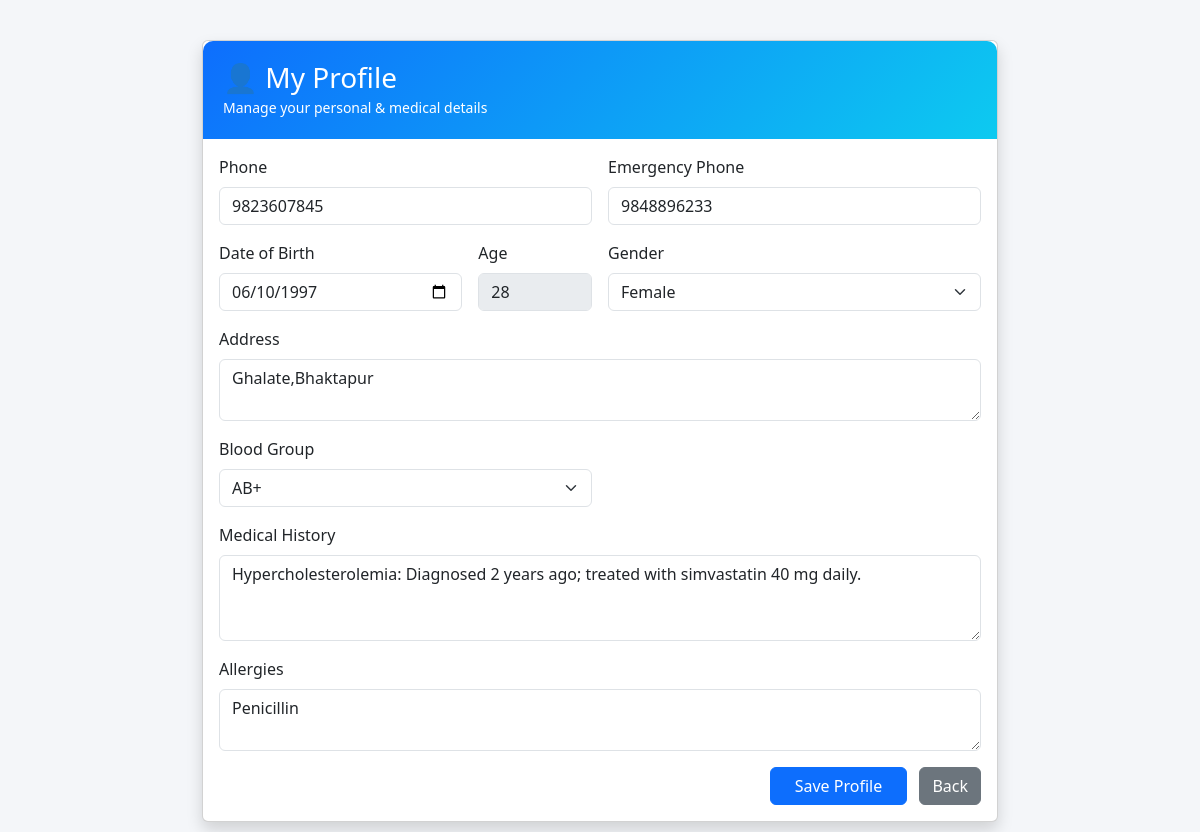
The page /patient/profile.php (signed in) on the database its author committed.
### tables this page shows
CREATE TABLE `patients` (
  `id` int(11) NOT NULL,
  `user_id` int(11) NOT NULL,
  `phone` varchar(15) DEFAULT NULL,
  `date_of_birth` date NOT NULL,
  `gender` enum('male','female','other') NOT NULL,
  `address` text NOT NULL,
  `emergency_contact` varchar(100) NOT NULL,
  `emergency_phone` varchar(20) NOT NULL,
  `medical_history` text DEFAULT NULL,
  `blood_group` varchar(10) DEFAULT NULL,
  `allergies` text DEFAULT NULL,
  `age` varchar(10) DEFAULT NULL
);

### patient/profile.php (the view, shortened to what this page needs)
<?php
require_once '../config/database.php';
$user_id = $_SESSION['user_id'];
$stmt = $conn->prepare("
    SELECT phone, date_of_birth, gender, address,
           emergency_phone, medical_history, blood_group, allergies
    FROM patients WHERE user_id = ?
");
$stmt->bind_param("i", $user_id);
$stmt->execute();
$data = $stmt->get_result()->fetch_assoc();
$patient = $data ?? [
    'phone' => '',
    'date_of_birth' => '',
    'gender' => '',
    'address' => '',
    'emergency_phone' => '',
    'medical_history' => '',
    'blood_group' => '',
    'allergies' => ''
];
$age = '';
if (!empty($patient['date_of_birth'])) {
    $age = (new DateTime())->diff(new DateTime($patient['date_of_birth']))->y;
}
?>
<!DOCTYPE html>
<html lang="en">
<head>
<link href="https://cdn.jsdelivr.net/npm/bootstrap@5.3.2/dist/css/bootstrap.min.css" rel="stylesheet">
</head>
<body>
<div class="container profile-card">
    <div class="card shadow">
        <div class="profile-header">
            <h3 class="mb-0">👤 My Profile</h3>
            <small>Manage your personal & medical details</small>
        </div>
        <div class="card-body">
            <form method="POST" class="row g-3">
                <div class="col-md-6">
                    <label class="form-label">Phone</label>
                    <input type="text" name="phone" class="form-control"
                           value="<?= htmlspecialchars($patient['phone'] ?? '') ?>">
                </div>
                <div class="col-md-6">
                    <label class="form-label">Emergency Phone</label>
                    <input type="text" name="emergency_phone" class="form-control"
                           value="<?= htmlspecialchars($patient['emergency_phone'] ?? '') ?>">
                </div>
                <div class="col-md-4">
                    <label class="form-label">Date of Birth</label>
                    <input type="date" name="date_of_birth" class="form-control"
                           value="<?= htmlspecialchars($patient['date_of_birth'] ?? '') ?>">
                </div>
                <div class="col-md-2">
                    <label class="form-label">Age</label>
                    <input type="text" class="form-control" value="<?= $age ?>" disabled>
                </div>
                <div class="col-md-6">
                    <label class="form-label">Gender</label>
                    <select name="gender" class="form-select">
                        <option value="female" <?= ($patient['gender'] ?? '')==='female'?'selected':'' ?>>Female</option>
                    </select>
                </div>
                <div class="col-12">
                    <label class="form-label">Address</label>
                    <textarea name="address" class="form-control" rows="2"><?= htmlspecialchars($patient['address'] ?? '') ?></textarea>
                </div>
                <div class="col-md-6">
                    <label class="form-label">Blood Group</label>
                    <select name="blood_group" class="form-select">
                        <?php
                        foreach (['A+','A-','B+','B-','AB+','AB-','O+','O-'] as $bg) {
                            $sel = (($patient['blood_group'] ?? '') === $bg) ? 'selected' : '';
                            echo "<option value='$bg' $sel>$bg</option>";
                        }
                        ?>
                    </select>
                </div>
                <div class="col-12">
                    <label class="form-label">Medical History</label>
                    <textarea name="medical_history" class="form-control" rows="3"><?= htmlspecialchars($patient['medical_history'] ?? '') ?></textarea>
                </div>
                <div class="col-12">
                    <label class="form-label">Allergies</label>
                    <textarea name="allergies" class="form-control" rows="2"><?= htmlspecialchars($patient['allergies'] ?? '') ?></textarea>
                </div>
                <div class="col-12 text-end">
                    <button class="btn btn-primary px-4">Save Profile</button>
                    <a href="patient-dashboard.php" class="btn btn-secondary ms-2">Back</a>
                </div>
            </form>
        </div>
    </div>
</div>
</body>
</html>

### patient/profile.php (style rules this page uses)
body { background: #f4f6f9; }
.profile-card { max-width: 820px; margin: 40px auto; }
.profile-header { background: linear-gradient(135deg, #0d6efd, #0dcaf0); color: white; padding: 20px; border-radius: 10px 10px 0 0; }

### rows shown on the page
patients: phone "9823607845", emergency_phone "9848896233", date_of_birth "06/10/1997", date_of_birth "28", gender "Female", address "Ghalate,Bhaktapur", medical_history "Hypercholesterolemia: Diagnosed 2 years ago; treated with simvastatin 40 mg daily.", allergies "Penicillin"

### other values the page prints
form field blood_group "AB+"
